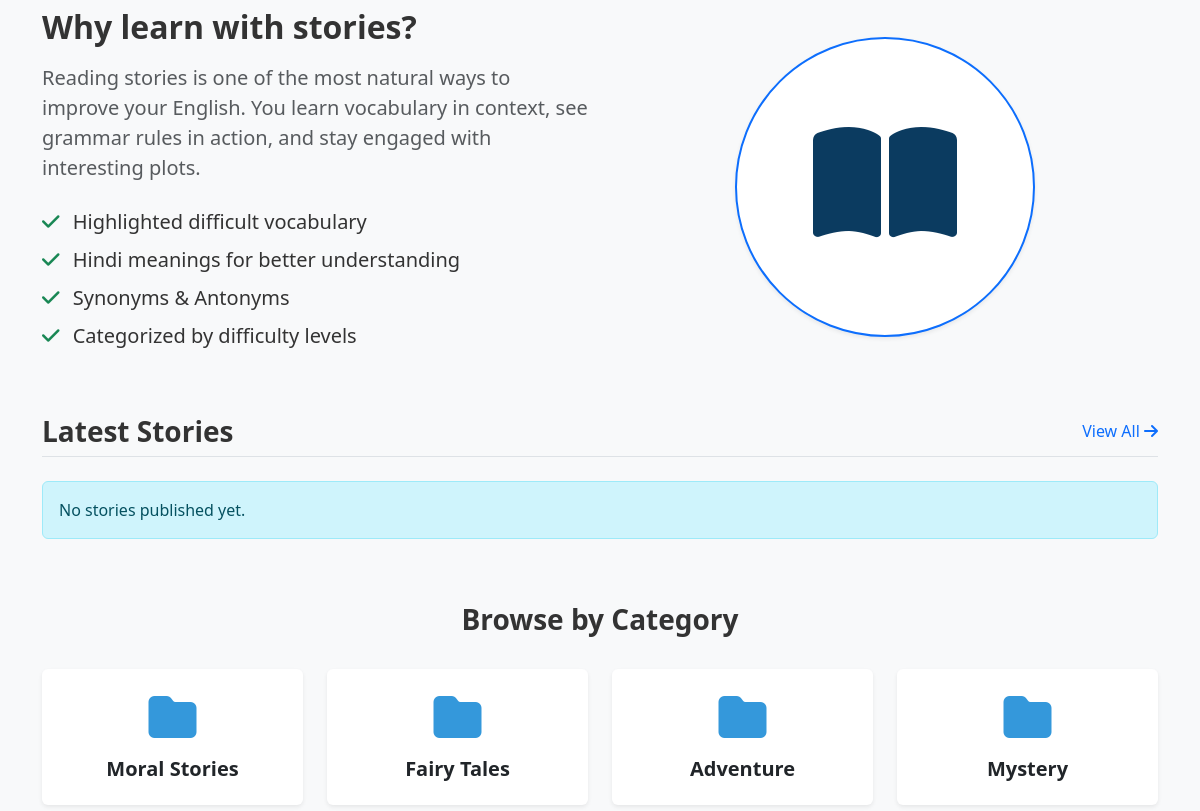
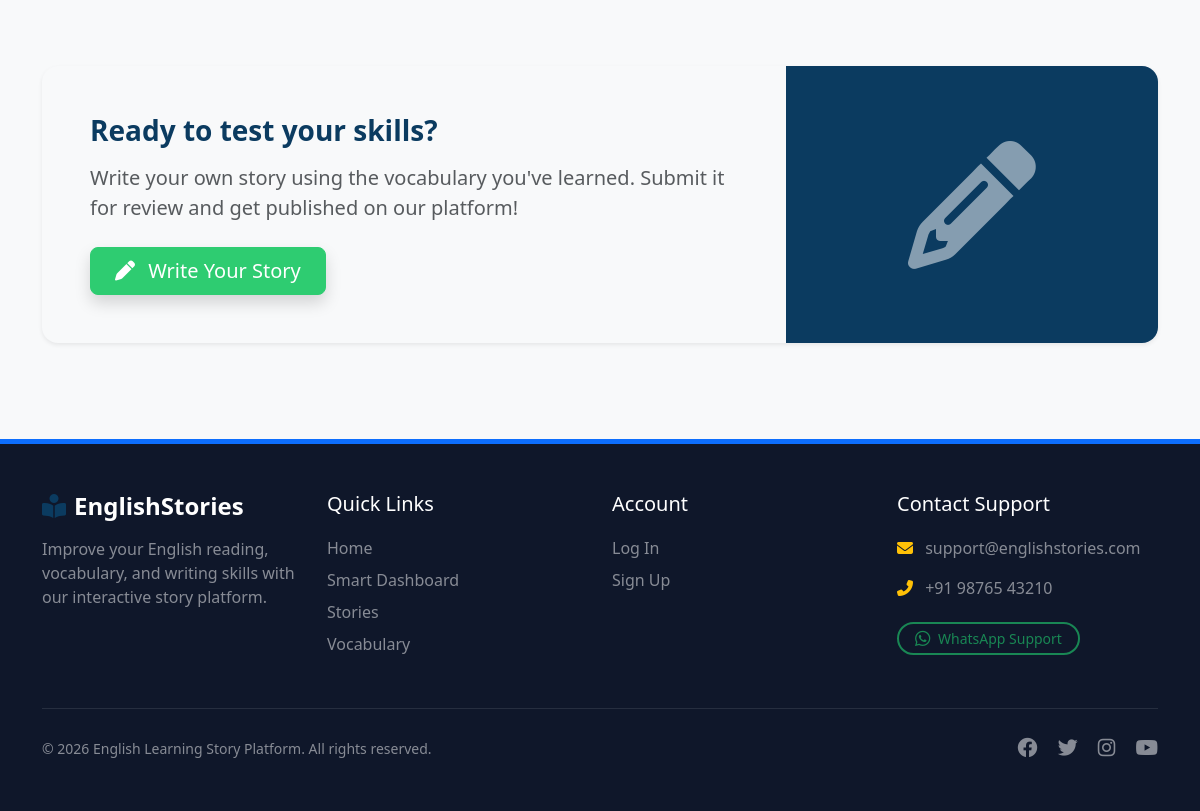
/english-learning/index.php (lower part), run on an earlier commit of the app's database (2 pictures, top to bottom).
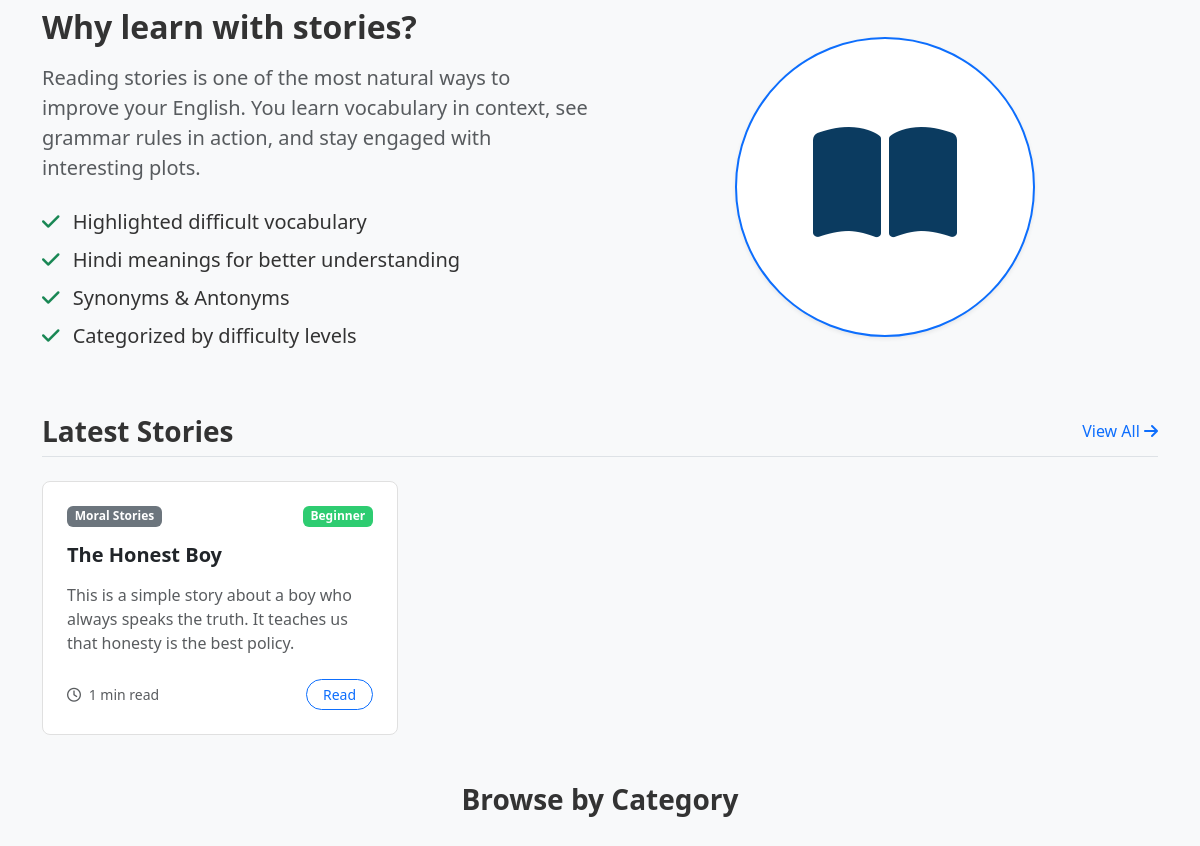
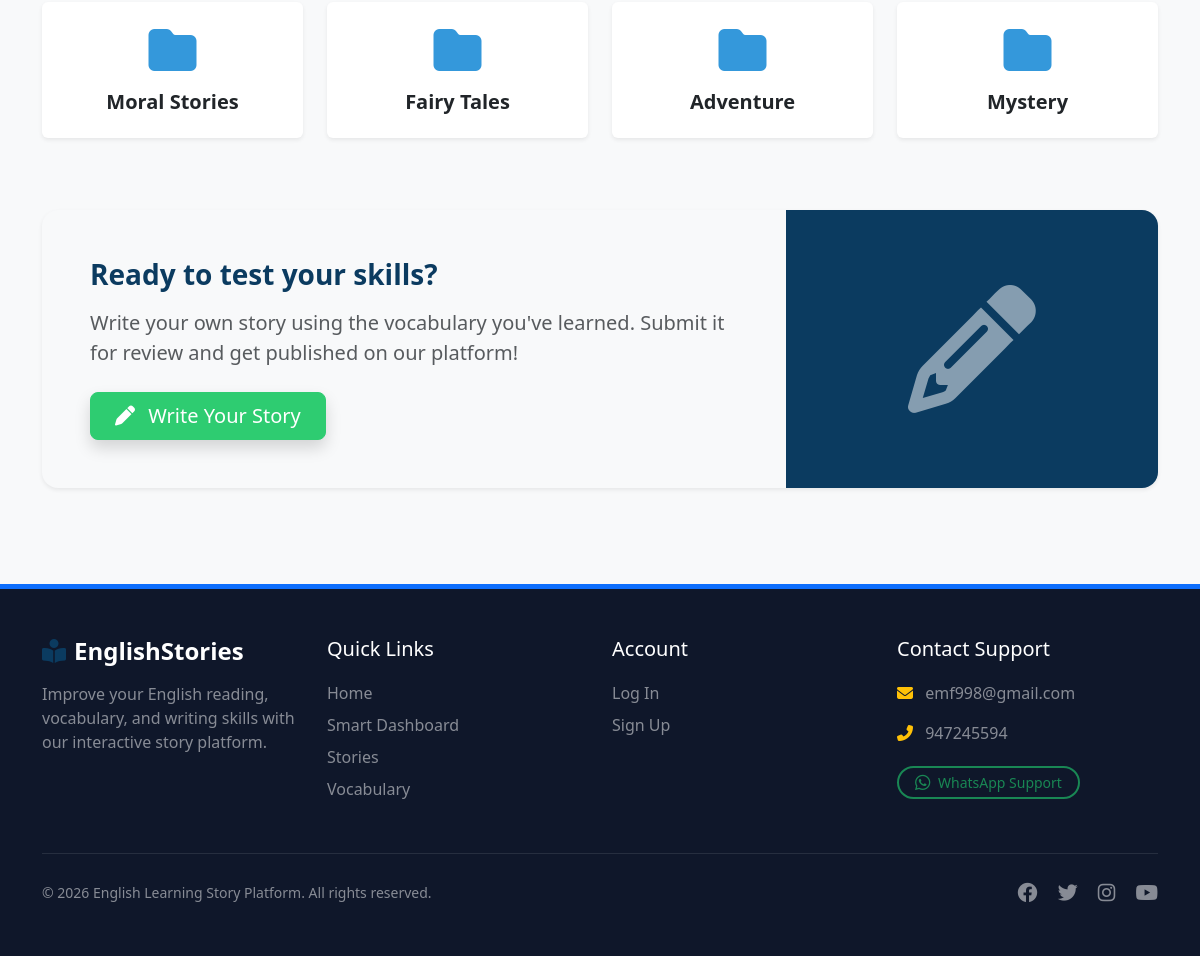
And on a later commit of the database (2 pictures, top to bottom).
### tables this page shows
CREATE TABLE `categories` (
  `id` int(11) NOT NULL AUTO_INCREMENT,
  `name` varchar(100) NOT NULL,
  `slug` varchar(100) NOT NULL,
  `created_at` timestamp NOT NULL DEFAULT current_timestamp(),
  PRIMARY KEY (`id`),
  UNIQUE KEY `slug` (`slug`)
);

CREATE TABLE `stories` (
  `id` int(11) NOT NULL AUTO_INCREMENT,
  `title` varchar(255) NOT NULL,
  `slug` varchar(255) NOT NULL,
  `short_description` text DEFAULT NULL,
  `content` longtext DEFAULT NULL,
  `category_id` int(11) DEFAULT NULL,
  `difficulty` enum('Beginner','Intermediate','Advanced') DEFAULT 'Beginner',
  `reading_time` int(11) DEFAULT 5,
  `featured_image` varchar(255) DEFAULT NULL,
  `status` enum('Draft','Published') DEFAULT 'Draft',
  `seo_title` varchar(255) DEFAULT NULL,
  `seo_description` text DEFAULT NULL,
  `created_at` timestamp NOT NULL DEFAULT current_timestamp(),
  `updated_at` timestamp NOT NULL DEFAULT current_timestamp() ON UPDATE current_timestamp(),
  PRIMARY KEY (`id`),
  UNIQUE KEY `slug` (`slug`),
  KEY `category_id` (`category_id`),
  CONSTRAINT `stories_ibfk_1` FOREIGN KEY (`category_id`) REFERENCES `categories` (`id`) ON DELETE SET NULL
);

### english-learning/includes/functions.php (called while the page is built, shortened)
<?php
function escape($string) {
    return htmlspecialchars($string, ENT_QUOTES, 'UTF-8');
}
?>

### english-learning/index.php (the view, shortened to what the changed rows need)
<?php
include 'includes/header.php';
$stmt = $pdo->query("
    SELECT s.*, c.name as category_name
    FROM stories s
    LEFT JOIN categories c ON s.category_id = c.id
    WHERE s.status = 'Published'
    ORDER BY s.created_at DESC
    LIMIT 6
");
$latest_stories = $stmt->fetchAll();
$stmt = $pdo->query("SELECT * FROM categories LIMIT 4");
$categories = $stmt->fetchAll();
?>
<div class="container">
    <div class="row mb-5 align-items-center">
        <div class="col-md-6">
            <h2 class="fw-bold mb-3">Why learn with stories?</h2>
        </div>
    </div>
    <div class="row g-4 mb-5">
        <?php foreach($latest_stories as $story): ?>
        <div class="col-md-4">
            <div class="card story-card rounded-3 overflow-hidden">
                <div class="card-body p-4">
                    <div class="mb-2 d-flex justify-content-between align-items-center">
                        <span class="badge bg-secondary"><?= escape($story['category_name'] ?: 'Uncategorized') ?></span>
                        <?php if($story['difficulty'] == 'Beginner'): ?>
                            <span class="badge badge-beginner">Beginner</span>
                        <?php elseif($story['difficulty'] == 'Intermediate'): ?>
                            <span class="badge badge-intermediate">Intermediate</span>
                        <?php else: ?>
                            <span class="badge badge-advanced">Advanced</span>
                        <?php endif; ?>
                    </div>
                    <h5 class="card-title fw-bold mt-3 mb-3">
                        <a href="story.php?id=<?= $story['id'] ?>" class="text-dark"><?= escape($story['title']) ?></a>
                    </h5>
                    <p class="card-text text-muted mb-4"><?= escape($story['short_description']) ?></p>
                    <div class="d-flex justify-content-between align-items-center mt-auto">
                        <small class="text-muted"><i class="far fa-clock me-1"></i> <?= $story['reading_time'] ?> min read</small>
                        <a href="story.php?id=<?= $story['id'] ?>" class="btn btn-sm btn-outline-primary rounded-pill px-3">Read</a>
                    </div>
                </div>
            </div>
        </div>
        <?php endforeach; ?>
        <?php if(empty($latest_stories)): ?>
            <div class="col-12"><div class="alert alert-info">No stories published yet.</div></div>
        <?php endif; ?>
    </div>
    <div class="row mb-5">
        <?php foreach($categories as $cat): ?>
        <div class="col-md-3 col-6 mb-4">
            <a href="stories.php?category=<?= $cat['id'] ?>" class="text-decoration-none">
                <div class="card bg-white border-0 shadow-sm text-center py-4 hover-shadow transition">
                    <i class="fas fa-folder text-accent fa-3x mb-3"></i>
                    <h5 class="text-dark fw-bold mb-0"><?= escape($cat['name']) ?></h5>
                </div>
            </a>
        </div>
        <?php endforeach; ?>
    </div>
</div>
<?php include 'includes/footer.php'; ?>

### english-learning/includes/footer.php (shortened to what the changed rows need)
<?php
$footer_settings = [];
try {
    $stmt_footer = $pdo->query("SELECT setting_key, setting_value FROM site_settings");
    while ($row = $stmt_footer->fetch()) {
        $footer_settings[$row['setting_key']] = $row['setting_value'];
    }
} catch (PDOException $e) {
}
$c_email = $footer_settings['contact_email'] ?? 'support@englishstories.com';
$c_phone = $footer_settings['contact_phone'] ?? '+91 98765 43210';
$c_wa    = $footer_settings['contact_whatsapp'] ?? '919876543210';
?>
</main>
<footer class="py-5 mt-auto border-top border-5 border-primary" style="background-color: #0f172a; color: #f8fafc;">
    <div class="container">
        <div class="row gy-4">
            <div class="col-lg-3 col-md-6">
                <ul class="list-unstyled mb-0 lh-lg">
                    <li class="text-white-50 mb-2"><i class="fas fa-envelope me-2 text-warning"></i> <?= escape($c_email) ?></li>
                    <li class="text-white-50 mb-2"><i class="fas fa-phone-alt me-2 text-warning"></i> <?= escape($c_phone) ?></li>
                    <li class="mt-3">
                        <a href="https://wa.me/<?= escape($c_wa) ?>" target="_blank" class="btn btn-sm btn-outline-success border-2 rounded-pill px-3">
                        </a>
                    </li>
                </ul>
            </div>
        </div>
    </div>
</footer>
</body>
</html>

What changed in the data, as far as the page shows it:
added stories: category.name "Moral Stories", difficulty "Beginner", title "The Honest Boy", short_description "This is a simple story about a boy who always speaks the truth. It teaches us that honesty is the best policy.", reading_time "1"
Also different on the page:
$c_email: "support@englishstories.com" → "emf998@gmail.com"
$c_phone: "+91 98765 43210" → "947245594"
text no longer shown: "No stories published yet."
